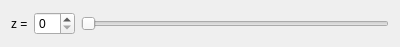
<?xml version="1.0" encoding="UTF-8"?>
<ui version="4.0">
 <class>Form</class>
 <widget class="QWidget" name="Form">
  <property name="geometry">
   <rect>
    <x>0</x>
    <y>0</y>
    <width>400</width>
    <height>47</height>
   </rect>
  </property>
  <property name="windowTitle">
   <string>Form</string>
  </property>
  <layout class="QHBoxLayout" name="horizontalLayout">
   <item>
    <widget class="QLabel" name="label">
     <property name="text">
      <string>z =</string>
     </property>
    </widget>
   </item>
   <item>
    <widget class="QSpinBox" name="spinBox"/>
   </item>
   <item>
    <widget class="QSlider" name="horizontalSlider">
     <property name="orientation">
      <enum>Qt::Horizontal</enum>
     </property>
    </widget>
   </item>
  </layout>
 </widget>
 <resources/>
 <connections/>
</ui>
